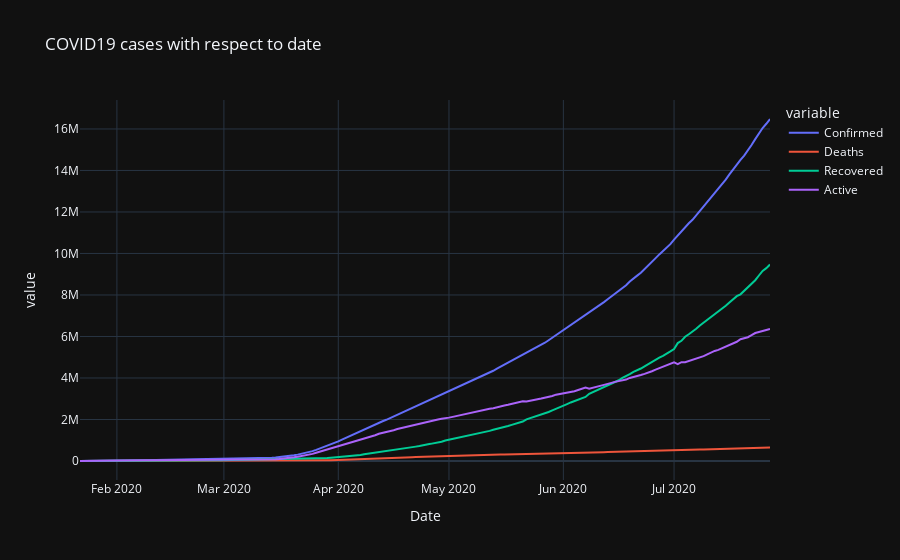

The cell this chart's notebook holds for it:
### Code cell
px.line(day_data, x='Date', y=['Confirmed','Deaths','Recovered','Active'], title='COVID19 cases with respect to date', template='plotly_dark')

### Figure 1 — Plotly figure (JSON) as saved in the notebook; plotly's stock layout.template omitted (floating-point values rounded to 4 significant figures; data arrays with more than 128 entries replaced by an {"elided": "..."} marker saying what was removed)
{"data": [{"hovertemplate": "variable=Confirmed<br>Date=%{x}<br>value=%{y}<extra></extra>", "legendgroup": "Confirmed", "line": {"color": "#636efa", "dash": "solid"}, "marker": {"symbol": "circle"}, "mode": "lines", "name": "Confirmed", "orientation": "v", "showlegend": true, "type": "scatter", "x": {"elided": "188 str values"}, "xaxis": "x", "y": {"elided": "188 int values"}, "yaxis": "y"}, {"hovertemplate": "variable=Deaths<br>Date=%{x}<br>value=%{y}<extra></extra>", "legendgroup": "Deaths", "line": {"color": "#EF553B", "dash": "solid"}, "marker": {"symbol": "circle"}, "mode": "lines", "name": "Deaths", "orientation": "v", "showlegend": true, "type": "scatter", "x": {"elided": "188 str values"}, "xaxis": "x", "y": {"elided": "188 int values"}, "yaxis": "y"}, {"hovertemplate": "variable=Recovered<br>Date=%{x}<br>value=%{y}<extra></extra>", "legendgroup": "Recovered", "line": {"color": "#00cc96", "dash": "solid"}, "marker": {"symbol": "circle"}, "mode": "lines", "name": "Recovered", "orientation": "v", "showlegend": true, "type": "scatter", "x": {"elided": "188 str values"}, "xaxis": "x", "y": {"elided": "188 int values"}, "yaxis": "y"}, {"hovertemplate": "variable=Active<br>Date=%{x}<br>value=%{y}<extra></extra>", "legendgroup": "Active", "line": {"color": "#ab63fa", "dash": "solid"}, "marker": {"symbol": "circle"}, "mode": "lines", "name": "Active", "orientation": "v", "showlegend": true, "type": "scatter", "x": {"elided": "188 str values"}, "xaxis": "x", "y": {"elided": "188 int values"}, "yaxis": "y"}], "layout": {"legend": {"title": {"text": "variable"}, "tracegroupgap": 0}, "title": {"text": "COVID19 cases with respect to date"}, "xaxis": {"anchor": "y", "domain": [0, 1], "title": {"text": "Date"}}, "yaxis": {"anchor": "x", "domain": [0, 1], "title": {"text": "value"}}}}
